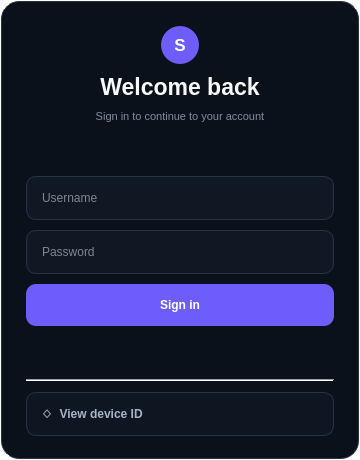
<?xml version="1.0" encoding="UTF-8"?>
<ui version="4.0">
 <class>MainWindow</class>
 <widget class="QMainWindow" name="MainWindow">
  <property name="geometry"><rect><x>0</x><y>0</y><width>360</width><height>460</height></rect></property>
  <property name="minimumSize"><size><width>360</width><height>460</height></size></property>
  <property name="maximumSize"><size><width>360</width><height>460</height></size></property>
  <property name="windowTitle"><string>Secure Access</string></property>
  <property name="windowFlags"><set>Qt::FramelessWindowHint</set></property>
  <property name="styleSheet">
   <string notr="true">QMainWindow, QWidget#centralwidget { background: transparent; color: #EAF0FA; }
QFrame#loginCard { background: #0B111B; border: 1px solid #283548; border-radius: 18px; }
QLabel#logoLabel { background: #6D5DFC; color: white; border-radius: 19px; font-size: 17px; font-weight: 800; }
QLabel#titleLabel { color: #F7F9FD; font-size: 23px; font-weight: 800; }
QLabel#subtitleLabel { color: #7F8DA3; font-size: 11px; }
QLineEdit { min-height: 42px; padding: 0 13px; color: #EEF3FB; background: #101824; border: 1px solid #263449; border-radius: 10px; font-size: 12px; }
QLineEdit:hover { border-color: #354761; }
QLineEdit:focus { border: 1px solid #7768FF; background: #121B29; }
QPushButton { min-height: 42px; border-radius: 10px; font-weight: 700; }
QPushButton#loginButton { color: white; background: #6D5DFC; border: none; }
QPushButton#loginButton:hover { background: #7D6FFF; }
QPushButton#loginButton:pressed { background: #594BDB; }
QFrame#divider { color: #202C3D; }
QPushButton#hwidButton { color: #A8B4C7; background: #0E1622; border: 1px solid #263449; text-align: left; padding-left: 14px; }
QPushButton#hwidButton:hover { color: #FFFFFF; background: #141E2D; border-color: #6D5DFC; }</string>
  </property>
  <widget class="QWidget" name="centralwidget">
   <layout class="QVBoxLayout" name="pageLayout">
    <property name="leftMargin"><number>1</number></property><property name="topMargin"><number>1</number></property>
    <property name="rightMargin"><number>1</number></property><property name="bottomMargin"><number>1</number></property>
    <item>
     <widget class="QFrame" name="loginCard">
      <layout class="QVBoxLayout" name="cardLayout">
       <property name="leftMargin"><number>24</number></property><property name="topMargin"><number>24</number></property>
       <property name="rightMargin"><number>24</number></property><property name="bottomMargin"><number>22</number></property>
       <property name="spacing"><number>10</number></property>
       <item alignment="Qt::AlignHCenter"><widget class="QLabel" name="logoLabel"><property name="minimumSize"><size><width>38</width><height>38</height></size></property><property name="maximumSize"><size><width>38</width><height>38</height></size></property><property name="text"><string>S</string></property><property name="alignment"><set>Qt::AlignCenter</set></property></widget></item>
       <item><widget class="QLabel" name="titleLabel"><property name="text"><string>Welcome back</string></property><property name="alignment"><set>Qt::AlignCenter</set></property></widget></item>
       <item><widget class="QLabel" name="subtitleLabel"><property name="text"><string>Sign in to continue to your account</string></property><property name="alignment"><set>Qt::AlignCenter</set></property></widget></item>
       <item><spacer name="formTopSpacer"><property name="orientation"><enum>Qt::Vertical</enum></property><property name="sizeHint" stdset="0"><size><width>20</width><height>12</height></size></property></spacer></item>
       <item><widget class="QLineEdit" name="usernameLineEdit"><property name="placeholderText"><string>Username</string></property><property name="clearButtonEnabled"><bool>true</bool></property></widget></item>
       <item><widget class="QLineEdit" name="passwordLineEdit"><property name="echoMode"><enum>QLineEdit::Password</enum></property><property name="placeholderText"><string>Password</string></property></widget></item>
       <item><widget class="QPushButton" name="loginButton"><property name="cursor"><cursorShape>PointingHandCursor</cursorShape></property><property name="text"><string>Sign in</string></property><property name="default"><bool>true</bool></property></widget></item>
       <item><spacer name="footerSpacer"><property name="orientation"><enum>Qt::Vertical</enum></property><property name="sizeHint" stdset="0"><size><width>20</width><height>12</height></size></property></spacer></item>
       <item><widget class="Line" name="divider"><property name="orientation"><enum>Qt::Horizontal</enum></property></widget></item>
       <item><widget class="QPushButton" name="hwidButton"><property name="cursor"><cursorShape>PointingHandCursor</cursorShape></property><property name="text"><string>◇  View device ID</string></property></widget></item>
      </layout>
     </widget>
    </item>
   </layout>
  </widget>
 </widget>
 <tabstops><tabstop>usernameLineEdit</tabstop><tabstop>passwordLineEdit</tabstop><tabstop>loginButton</tabstop><tabstop>hwidButton</tabstop></tabstops>
 <resources/><connections/>
</ui>
